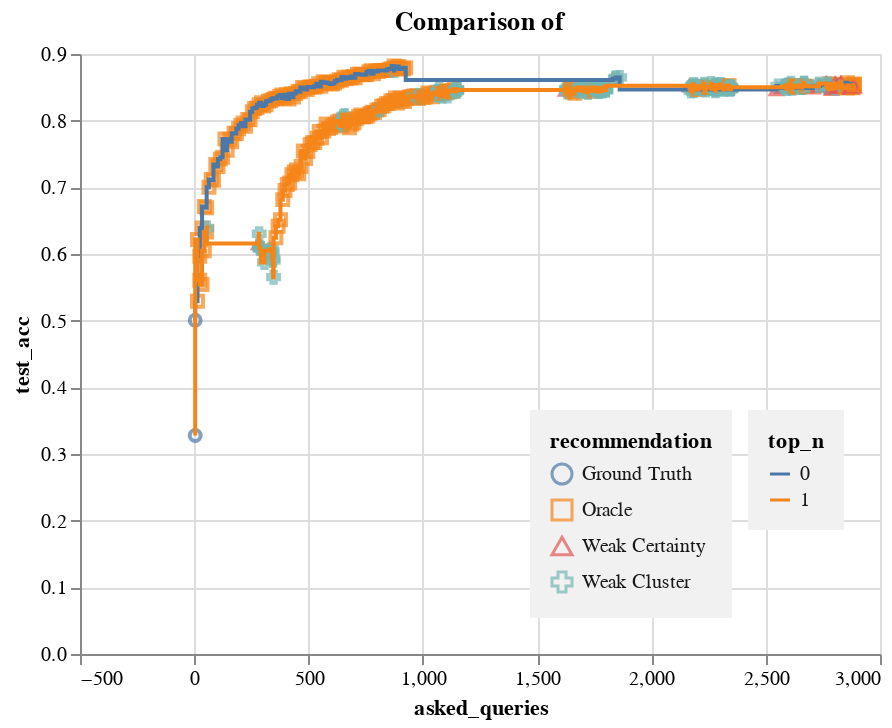

This figure's notebook cell:
### Code cell
def compare_data(datasets):
    charts = []

    alt.renderers.enable("html")
    all_data = pd.DataFrame()

    for i, dataset in enumerate(datasets):
        for result in dataset:
            if result.dataset_name != "dwtc":
                continue
            metrics = loads(result.metrics_per_al_cycle)
            test_data_metrics = [
                metrics["test_data_metrics"][0][f][0]["weighted avg"]
                for f in range(0, len(metrics["test_data_metrics"][0]))
            ]
            test_acc = [
                metrics["test_data_metrics"][0][f][0]["accuracy"]
                for f in range(0, len(metrics["test_data_metrics"][0]))
            ]

            data = pd.DataFrame(
                {
                    "iteration": range(0, len(metrics["all_unlabeled_roc_auc_scores"])),
                    "all_unlabeled_roc_auc_scores": metrics[
                        "all_unlabeled_roc_auc_scores"
                    ],
                    "query_length": metrics["query_length"],
                    "recommendation": metrics["recommendation"],
                    "query_strong_accuracy_list": metrics["query_strong_accuracy_list"],
                    "f1": [i["f1-score"] for i in test_data_metrics],
                    "test_acc": test_acc,
                    "top_n": str(i),
                    #'asked_queries': [sum(metrics['query_length'][:i]) for i in range(0, len(metrics['query_length']))],
                }
            )

            # bar width
            data["asked_queries"] = data["query_length"].cumsum()
            data["asked_queries_end"] = data["asked_queries"].shift(fill_value=0)

            # print(data[['asked_queries', 'query_length']])

            data["recommendation"] = data["recommendation"].replace(
                {
                    "A": "Oracle",
                    "C": "Weak Cluster",
                    "U": "Weak Certainty",
                    "G": "Ground Truth",
                }
            )

            all_data = pd.concat([all_data, data])

        # data = data[:100]

        # calculate global score OHNE

    points = (
        alt.Chart(all_data,)
        .mark_point()
        .encode(
            x="asked_queries:Q",
            y="test_acc:Q",
            shape="recommendation:N",
            color="recommendation:N",
        )
    )

    lines = (
        alt.Chart(all_data,)
        .mark_line(interpolate="step-before")
        .encode(
            x=alt.X(
                "asked_queries:Q", scale=alt.Scale(domain=[-1, 2900], type="linear")
            ),
            y=alt.Y("test_acc:Q", scale=alt.Scale(domain=[0.3, 0.82], type="linear")),
            color="top_n:N",
            # shape="top_n",
            # strokeDash="top_n",
            # shape="recommendation",
            # color="recommendation:N",
        )
    )

    return (
        alt.layer(points, lines)
        .resolve_scale(color="independent", shape="independent")
        .configure_legend(
            orient="bottom-right",
            padding=10,
            fillColor="#f1f1f1",
            labelOpacity=0.9,
            labelOverlap=True,
            # opacity=0.6,
        )
        .properties(title="Comparison of ")
        .interactive()
    )


compare_data(
    [
        loaded_data[0],
        loaded_data[1],
        # loaded_data[2],
    ]  # , loaded_data[3], loaded_data[4]]
)

### Figure 1 — Vega-Lite specification as saved in the notebook (floating-point values rounded to 4 significant figures; data arrays with more than 128 entries replaced by an {"elided": "..."} marker saying what was removed)
{"config": {"view": {"continuousWidth": 400, "continuousHeight": 300}, "legend": {"fillColor": "#f1f1f1", "labelOpacity": 0.9, "labelOverlap": true, "orient": "bottom-right", "padding": 10}}, "layer": [{"mark": "point", "encoding": {"color": {"type": "nominal", "field": "recommendation"}, "shape": {"type": "nominal", "field": "recommendation"}, "x": {"type": "quantitative", "field": "asked_queries"}, "y": {"type": "quantitative", "field": "test_acc"}}, "selection": {"selector017": {"type": "interval", "bind": "scales", "encodings": ["x", "y"]}}}, {"mark": {"type": "line", "interpolate": "step-before"}, "encoding": {"color": {"type": "nominal", "field": "top_n"}, "x": {"type": "quantitative", "field": "asked_queries", "scale": {"domain": [-1, 2900], "type": "linear"}}, "y": {"type": "quantitative", "field": "test_acc", "scale": {"domain": [0.3, 0.82], "type": "linear"}}}}], "data": {"name": "data-541fcfe0b13a035b0bcbf7815fdcaec2"}, "resolve": {"scale": {"color": "independent", "shape": "independent"}}, "title": "Comparison of ", "$schema": "https://vega.github.io/schema/vega-lite/v4.8.1.json", "datasets": {"data-541fcfe0b13a035b0bcbf7815fdcaec2": {"elided": "436 records"}}}
